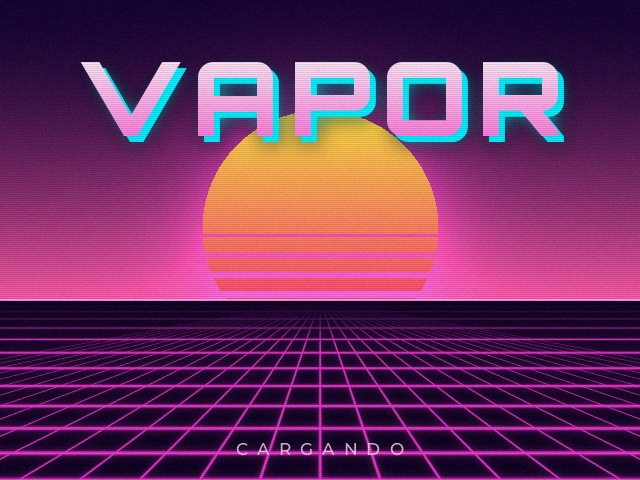
#> input picture ports/vapor/assets/splash.jpg, 640 x 480 px; its folder holds only this picture in this run
$ python make_icons.py
#> lines starting #> are read from the running program, lines starting #| are printed output that depends on the picture; after the words box and inside, x2 and y2 are one past the last pixel; in counts of white or black regions, pixels touching at a corner belong together
#!/usr/bin/env python3
"""Genera los iconos PNG (blancos sobre transparente) de ports/vapor/assets/icons.

Solo hace falta para desarrollo (requiere Pillow). Los PNG ya van incluidos.
Uso: python3 tools/make_icons.py
"""
import math
import os

from PIL import Image, ImageDraw

OUT = os.path.join(os.path.dirname(__file__), "..", "ports", "vapor", "assets", "icons")
SIZE = 64
SS = 4  # supersampling
S = SIZE * SS
WHITE = (255, 255, 255, 255)


def canvas():
    img = Image.new("RGBA", (S, S), (255, 255, 255, 0))
    return img, ImageDraw.Draw(img)


def save(img, name):
    img = img.resize((SIZE, SIZE), Image.LANCZOS)
    img.save(os.path.join(OUT, name + ".png"), optimize=True)


def p(x, y):
    return (x * S, y * S)


def star(filled=True):
    img, d = canvas()
    pts = []
    for i in range(10):
        ang = -math.pi / 2 + i * math.pi / 5
        r = 0.47 if i % 2 == 0 else 0.19
        pts.append(p(0.5 + r * math.cos(ang), 0.53 + r * math.sin(ang)))
    if filled:
        d.polygon(pts, fill=WHITE)
    else:
        d.line(pts + [pts[0]], fill=WHITE, width=int(0.07 * S), joint="curve")
    return img


def play():
    img, d = canvas()
    d.polygon([p(0.22, 0.12), p(0.86, 0.5), p(0.22, 0.88)], fill=WHITE)
    return img


def check():
    img, d = canvas()
    d.line([p(0.14, 0.52), p(0.4, 0.78), p(0.88, 0.24)], fill=WHITE, width=int(0.14 * S),
           joint="curve")
    return img


def circle():
    img, d = canvas()
    d.ellipse([0, 0, S - 1, S - 1], fill=WHITE)
    return img


def plus():
    img, d = canvas()
    w = 0.12
    d.rectangle([p(0.5 - w / 2, 0.12), p(0.5 + w / 2, 0.88)], fill=WHITE)
    d.rectangle([p(0.12, 0.5 - w / 2), p(0.88, 0.5 + w / 2)], fill=WHITE)
    return img


def search():
    img, d = canvas()
    w = int(0.1 * S)
    d.ellipse([p(0.1, 0.1), p(0.66, 0.66)], outline=WHITE, width=w)
    d.line([p(0.6, 0.6), p(0.9, 0.9)], fill=WHITE, width=int(0.14 * S))
    return img


def tag():
    img, d = canvas()
    d.polygon([p(0.08, 0.12), p(0.5, 0.12), p(0.92, 0.54), p(0.54, 0.92), p(0.08, 0.46)],
              fill=WHITE)
    d.ellipse([p(0.2, 0.24), p(0.34, 0.38)], fill=(0, 0, 0, 0))
    return img


def grid():
    img, d = canvas()
    for gx in (0.1, 0.56):
        for gy in (0.1, 0.56):
            d.rounded_rectangle([p(gx, gy), p(gx + 0.34, gy + 0.34)], radius=int(0.06 * S),
                                fill=WHITE)
    return img


def listicon():
    img, d = canvas()
    for gy in (0.14, 0.44, 0.74):
        d.rounded_rectangle([p(0.08, gy), p(0.24, gy + 0.14)], radius=int(0.03 * S), fill=WHITE)
        d.rounded_rectangle([p(0.32, gy), p(0.92, gy + 0.14)], radius=int(0.03 * S), fill=WHITE)
    return img


def clock():
    img, d = canvas()
    w = int(0.09 * S)
    d.ellipse([p(0.08, 0.08), p(0.92, 0.92)], outline=WHITE, width=w)
    d.line([p(0.5, 0.5), p(0.5, 0.24)], fill=WHITE, width=w)
    d.line([p(0.5, 0.5), p(0.7, 0.6)], fill=WHITE, width=w)
    return img


def gamepad():
    img, d = canvas()
    d.rounded_rectangle([p(0.04, 0.26), p(0.96, 0.78)], radius=int(0.2 * S), fill=WHITE)
    hole = (0, 0, 0, 0)
    d.rectangle([p(0.2, 0.47), p(0.38, 0.55)], fill=hole)
    d.rectangle([p(0.25, 0.42), p(0.33, 0.6)], fill=hole)
    d.ellipse([p(0.62, 0.4), p(0.71, 0.49)], fill=hole)
    d.ellipse([p(0.72, 0.5), p(0.81, 0.59)], fill=hole)
    return img


def home():
    img, d = canvas()
    d.polygon([p(0.5, 0.1), p(0.92, 0.48), p(0.08, 0.48)], fill=WHITE)
    d.rectangle([p(0.2, 0.46), p(0.8, 0.9)], fill=WHITE)
    d.rectangle([p(0.42, 0.62), p(0.58, 0.9)], fill=(0, 0, 0, 0))
    return img


def chip():
    """Icono de 'sistema' (consola)."""
    img, d = canvas()
    d.rounded_rectangle([p(0.08, 0.2), p(0.92, 0.8)], radius=int(0.08 * S), fill=WHITE)
    d.rounded_rectangle([p(0.18, 0.3), p(0.6, 0.7)], radius=int(0.04 * S), fill=(0, 0, 0, 0))
    d.ellipse([p(0.68, 0.32), p(0.82, 0.46)], fill=(0, 0, 0, 0))
    d.ellipse([p(0.68, 0.54), p(0.82, 0.68)], fill=(0, 0, 0, 0))
    return img


def gear():
    img, d = canvas()
    cx = cy = 0.5
    pts = []
    teeth = 8
    for i in range(teeth * 4):
        ang = i * 2 * math.pi / (teeth * 4)
        r = 0.46 if (i % 4) in (0, 1) else 0.34
        pts.append(p(cx + r * math.cos(ang), cy + r * math.sin(ang)))
    d.polygon(pts, fill=WHITE)
    d.ellipse([p(0.36, 0.36), p(0.64, 0.64)], fill=(0, 0, 0, 0))
    return img


def back():
    img, d = canvas()
    d.line([p(0.62, 0.15), p(0.28, 0.5), p(0.62, 0.85)], fill=WHITE, width=int(0.13 * S),
           joint="curve")
    return img


def shadow():
    """Sombra suave circular (se usa como 9-slice para sombras de tarjetas)."""
    img = Image.new("RGBA", (S, S), (0, 0, 0, 0))
#> img: PIL image 256x256 RGBA; every value is 0
    px = img.load()
    for y in range(S):
        for x in range(S):
            dx = (x + 0.5) / S - 0.5
            dy = (y + 0.5) / S - 0.5
            dist = math.sqrt(dx * dx + dy * dy) * 2  # 0 centro, 1 borde
            a = max(0.0, 1.0 - dist)
            a = a * a * (3 - 2 * a)  # smoothstep
            px[x, y] = (255, 255, 255, int(255 * a))
    return img


def pin():
    """Chincheta: la lista se muestra como pestana."""
    img, d = canvas()
    d.polygon([p(0.3, 0.08), p(0.7, 0.08), p(0.64, 0.18), p(0.64, 0.46), p(0.82, 0.62),
               p(0.18, 0.62), p(0.36, 0.46), p(0.36, 0.18)], fill=WHITE)
    d.polygon([p(0.46, 0.62), p(0.54, 0.62), p(0.5, 0.94)], fill=WHITE)
    return img


def arrow(up=True):
    img, d = canvas()
    w = int(0.13 * S)
    if up:
        d.line([p(0.5, 0.88), p(0.5, 0.18)], fill=WHITE, width=w)
        d.line([p(0.2, 0.46), p(0.5, 0.16), p(0.8, 0.46)], fill=WHITE, width=w, joint="curve")
    else:
        d.line([p(0.5, 0.12), p(0.5, 0.82)], fill=WHITE, width=w)
        d.line([p(0.2, 0.54), p(0.5, 0.84), p(0.8, 0.54)], fill=WHITE, width=w, joint="curve")
    return img


def trash():
    img, d = canvas()
    d.rectangle([p(0.16, 0.18), p(0.84, 0.28)], fill=WHITE)
    d.rectangle([p(0.38, 0.08), p(0.62, 0.2)], fill=WHITE)
    d.polygon([p(0.22, 0.32), p(0.78, 0.32), p(0.72, 0.92), p(0.28, 0.92)], fill=WHITE)
    hole = (0, 0, 0, 0)
    for x in (0.38, 0.5, 0.62):
        d.rectangle([p(x - 0.03, 0.42), p(x + 0.03, 0.82)], fill=hole)
    return img


def tray(out=True):
    img, d = canvas()
    w = int(0.11 * S)
    d.line([p(0.12, 0.6), p(0.12, 0.88), p(0.88, 0.88), p(0.88, 0.6)], fill=WHITE, width=w,
           joint="curve")
    if out:
        d.line([p(0.5, 0.7), p(0.5, 0.1)], fill=WHITE, width=w)
        d.line([p(0.26, 0.34), p(0.5, 0.1), p(0.74, 0.34)], fill=WHITE, width=w, joint="curve")
    else:
        d.line([p(0.5, 0.08), p(0.5, 0.66)], fill=WHITE, width=w)
        d.line([p(0.26, 0.42), p(0.5, 0.66), p(0.74, 0.42)], fill=WHITE, width=w, joint="curve")
    return img


def refresh():
    img, d = canvas()
    w = int(0.11 * S)
    d.arc([p(0.14, 0.14), p(0.86, 0.86)], start=-60, end=230, fill=WHITE, width=w)
    d.polygon([p(0.62, 0.02), p(0.92, 0.2), p(0.6, 0.34)], fill=WHITE)
    return img


def info():
    img, d = canvas()
    d.ellipse([p(0.06, 0.06), p(0.94, 0.94)], fill=WHITE)
    hole = (0, 0, 0, 0)
    d.ellipse([p(0.43, 0.2), p(0.57, 0.34)], fill=hole)
    d.rectangle([p(0.43, 0.42), p(0.57, 0.8)], fill=hole)
    return img


def globe():
    img, d = canvas()
    w = int(0.08 * S)
    d.ellipse([p(0.08, 0.08), p(0.92, 0.92)], outline=WHITE, width=w)
    d.ellipse([p(0.32, 0.08), p(0.68, 0.92)], outline=WHITE, width=w)
    d.line([p(0.1, 0.5), p(0.9, 0.5)], fill=WHITE, width=w)
    d.line([p(0.18, 0.3), p(0.82, 0.3)], fill=WHITE, width=w)
    d.line([p(0.18, 0.7), p(0.82, 0.7)], fill=WHITE, width=w)
    return img


def exit_icon():
    img, d = canvas()
    w = int(0.11 * S)
    d.line([p(0.5, 0.12), p(0.14, 0.12), p(0.14, 0.88), p(0.5, 0.88)], fill=WHITE, width=w,
           joint="curve")
    d.line([p(0.36, 0.5), p(0.9, 0.5)], fill=WHITE, width=w)
    d.line([p(0.68, 0.28), p(0.9, 0.5), p(0.68, 0.72)], fill=WHITE, width=w, joint="curve")
    return img


def speaker(muted=False):
    img, d = canvas()
    d.polygon([p(0.08, 0.36), p(0.28, 0.36), p(0.52, 0.12), p(0.52, 0.88), p(0.28, 0.64),
               p(0.08, 0.64)], fill=WHITE)
    w = int(0.09 * S)
    if muted:
        d.line([p(0.64, 0.34), p(0.94, 0.66)], fill=WHITE, width=w)
        d.line([p(0.64, 0.66), p(0.94, 0.34)], fill=WHITE, width=w)
    else:
        d.arc([p(0.40, 0.30), p(0.76, 0.70)], start=-50, end=50, fill=WHITE, width=w)
        d.arc([p(0.40, 0.14), p(0.96, 0.86)], start=-50, end=50, fill=WHITE, width=w)
    return img


def main():
    if not os.path.isdir(OUT):
        os.makedirs(OUT)
    icons = {
        "star": star(True),
        "star_outline": star(False),
        "play": play(),
        "check": check(),
        "circle": circle(),
        "plus": plus(),
        "search": search(),
        "tag": tag(),
        "grid": grid(),
        "list": listicon(),
        "clock": clock(),
        "gamepad": gamepad(),
        "home": home(),
        "system": chip(),
        "gear": gear(),
        "back": back(),
        "shadow": shadow(),
        "pin": pin(),
        "up": arrow(True),
        "down": arrow(False),
        "trash": trash(),
        "export": tray(True),
        "import": tray(False),
        "refresh": refresh(),
        "info": info(),
        "globe": globe(),
        "exit": exit_icon(),
        "speaker": speaker(False),
        "mute": speaker(True),
    }
    for name, img in icons.items():
        save(img, name)
#> this loop made 29 passes
    port_image()
    print("Iconos generados en", os.path.abspath(OUT))


def port_image():
    """Imagen de Vapor para la lista de Ports (gamelist.xml): el logo de splash.jpg."""
    src = os.path.join(OUT, "..", "splash.jpg")
    img = Image.open(src).convert("RGB").resize((480, 360), Image.LANCZOS)
#> img: PIL image 480x360 RGB
    img.save(os.path.join(OUT, "..", "vapor-port.png"), optimize=True)
    vapor_background()


def vapor_background():
    """Fondo del tema Vapor: cielo synthwave, sol con franjas y rejilla de neon,
    oscurecido para que las caratulas se lean bien encima."""
    from PIL import ImageFilter
    W, H, HZ = 640, 480, 300
    img = Image.new("RGB", (W, H))
#> img: PIL image 640x480 RGB; every value is 0
    d = ImageDraw.Draw(img)
    top, low = (20, 3, 48), (118, 28, 112)
    for y in range(HZ):
        t = (y / float(HZ - 1)) ** 1.6
        d.line([(0, y), (W, y)], fill=tuple(int(top[i] + (low[i] - top[i]) * t) for i in range(3)))
    floor_top, floor_bottom = (40, 6, 60), (14, 3, 32)
    for y in range(HZ, H):
        t = (y - HZ) / float(H - HZ - 1)
        d.line([(0, y), (W, y)], fill=tuple(int(floor_top[i] + (floor_bottom[i] - floor_top[i]) * t)
                                            for i in range(3)))
    # halo del sol
    glow = Image.new("L", (W, H), 0)
#> glow: PIL image 640x480 L; every value is 0
    ImageDraw.Draw(glow).ellipse([320 - 210, 250 - 170, 320 + 210, 250 + 170], fill=150)
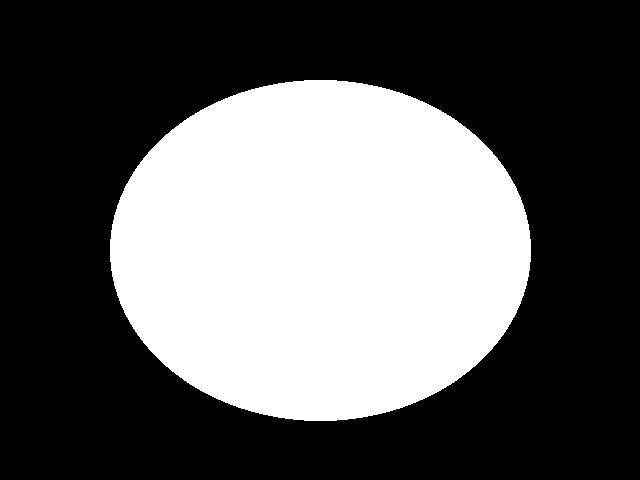
#> glow: PIL image 640x480 L; values 0 (black) and 150 (white), 36.7% white; 1 white region, box (x1, y1, x2, y2) and area: (110, 80, 531, 421) 112701
    glow = glow.filter(ImageFilter.GaussianBlur(60))
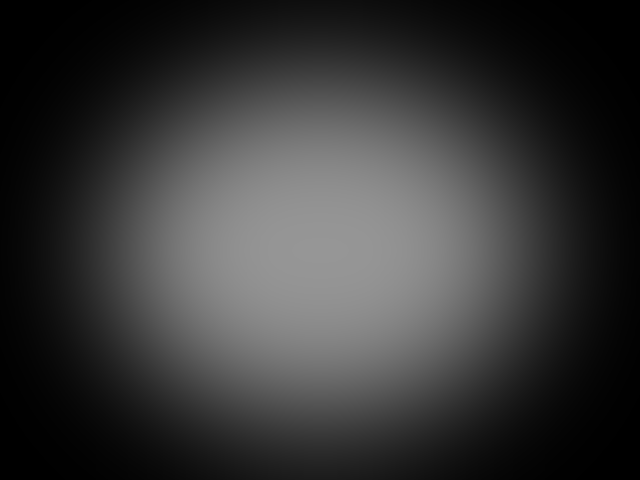
#> glow: PIL image 640x480 L; min 0, max 150, mean 54.4
    img = Image.composite(Image.new("RGB", (W, H), (255, 60, 170)), img, glow)
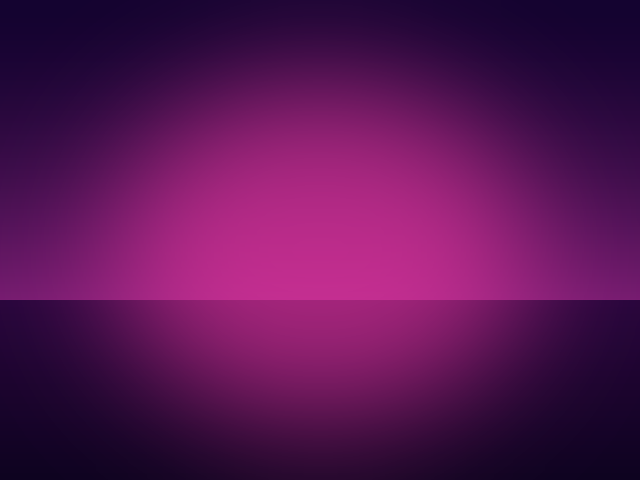
#> img: PIL image 640x480 RGB; mean R, G, B 87.8, 19.3, 83.3
    d = ImageDraw.Draw(img)
    # sol con degradado y franjas
    cx, cy, r = 320, 245, 125
    sun = Image.new("RGB", (W, H))
    sd = ImageDraw.Draw(sun)
    for y in range(cy - r, cy + r):
        t = (y - (cy - r)) / float(2 * r)
        sd.line([(0, y), (W, y)], fill=(int(250 - 10 * t), int(200 - 130 * t), int(70 + 60 * t)))
    mask = Image.new("L", (W, H), 0)
    md = ImageDraw.Draw(mask)
    md.ellipse([cx - r, cy - r, cx + r, cy + r], fill=255)
    md.rectangle([0, HZ, W, H], fill=0)
    gap_y, gap_h = cy + 5, 3
    while gap_y < HZ:
        md.rectangle([0, gap_y, W, gap_y + gap_h], fill=0)
        gap_y += 11 + gap_h
        gap_h += 1
#> after the loop, gap_h = 7; gap_y = 312
    img.paste(sun, (0, 0), mask)
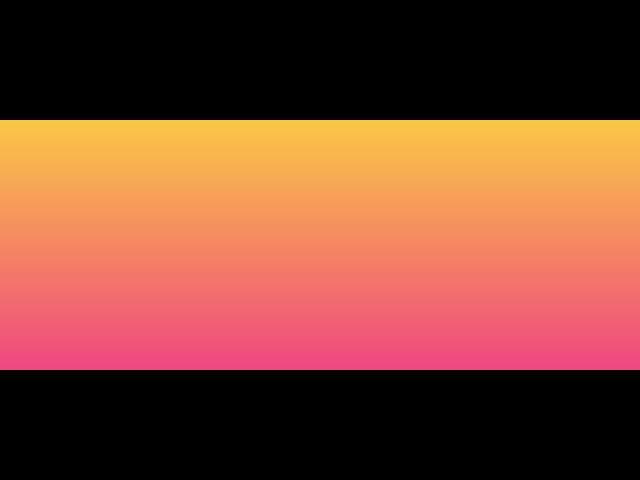
#> sun: PIL image 640x480 RGB; mean R, G, B 127.4, 70.2, 51.8
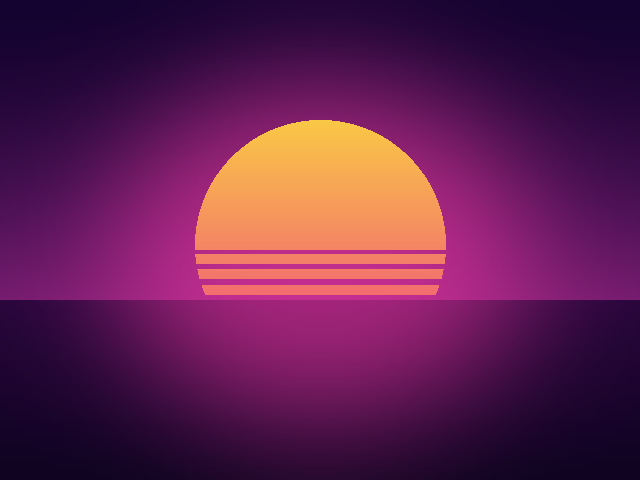
#> img: PIL image 640x480 RGB; mean R, G, B 95.7, 31.4, 79.1
    d = ImageDraw.Draw(img)
    # rejilla en perspectiva
    line = (214, 62, 178)
    d.line([(0, HZ), (W, HZ)], fill=(255, 120, 210), width=2)
    k = 1
    while True:
        y = HZ + int(3 * k * k)
        if y >= H:
            break
        d.line([(0, y), (W, y)], fill=line, width=1 if k < 6 else 2)
        k += 1
#> after the loop, k = 8
    for i in range(-14, 15):
        d.line([(320 + i * 20, HZ), (320 + i * 120, H)], fill=line, width=1)
    img = img.filter(ImageFilter.GaussianBlur(1.2))
    # oscurecer (mas arriba, donde van las barras) para que no moleste al leer
    dark = Image.new("RGB", (W, H), (8, 2, 20))
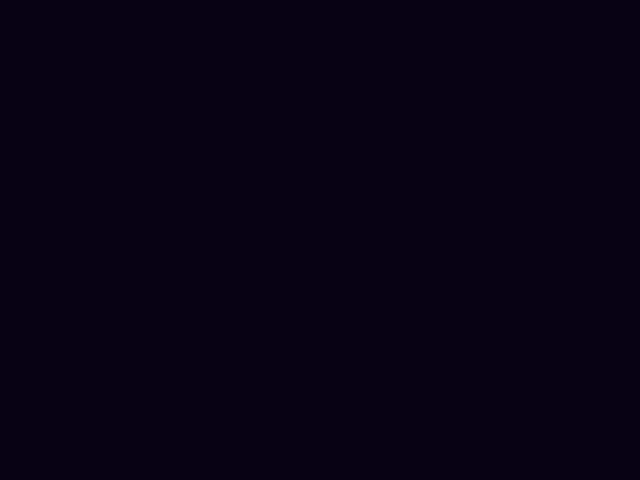
#> dark: PIL image 640x480 RGB; mean R, G, B 8, 2, 20
    alpha = Image.new("L", (W, H))
    ad = ImageDraw.Draw(alpha)
    for y in range(H):
        ad.line([(0, y), (W, y)], fill=int(175 - 40 * (y / float(H))))
    img = Image.composite(dark, img, alpha)
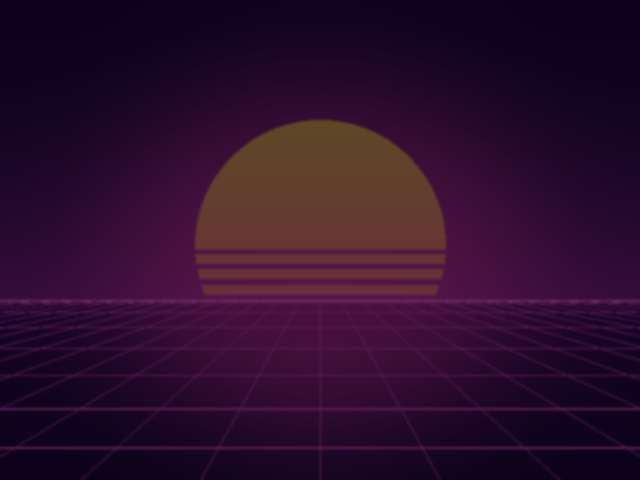
#> img: PIL image 640x480 RGB; mean R, G, B 44.7, 14.2, 44.9
    img.save(os.path.join(OUT, "..", "bg_vapor.jpg"), quality=88, optimize=True)


if __name__ == "__main__":
    main()
